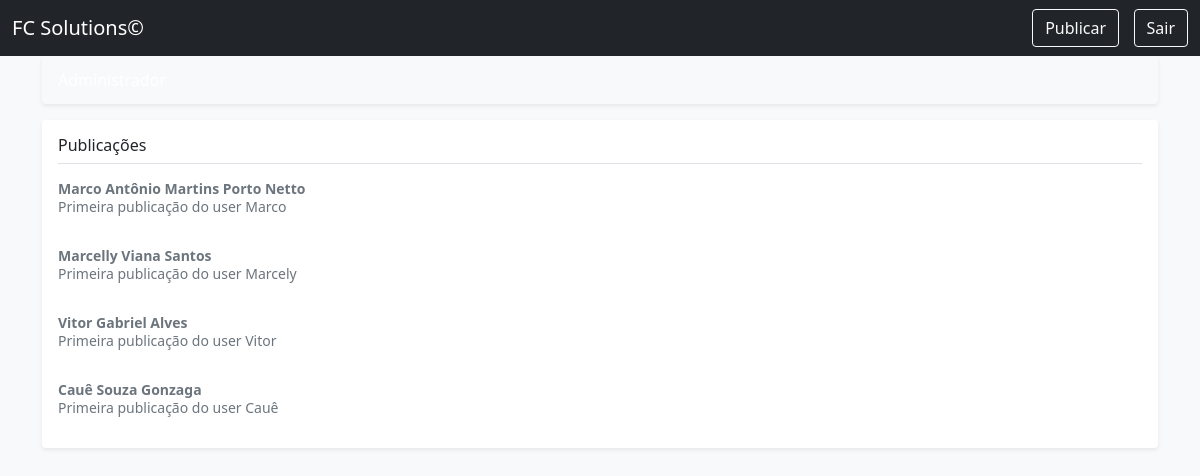
Page /inicio/ (signed in) on the committed database.
### microblog/models.py (models this page shows, shortened)
class Pessoa(models.Model):
    usuario = models.OneToOneField(User, on_delete=models.CASCADE, verbose_name='Usuário', unique=True)
    nome = models.CharField(max_length=150)
    seguindo = models.ManyToManyField(User, blank=True, related_name='seguindo') #releted_name é pra n usar _set.all
    def get_seguidores(self):
        return self.seguindo.all()
    def __str__(self):
        return self.nome
    '''def arroba(self):
        return self.usuario.get_username()'''

class Post(models.Model):
    autor = models.ForeignKey(Pessoa, on_delete=models.CASCADE, verbose_name="Autor")
    conteudo = models.CharField(max_length=200)
    data = models.DateTimeField(auto_now_add=True)
    class Meta:
        ordering = ("-data",)

### microblog/views.py (the view)
# urls.py: path('inicio/', pagina_inicial, name="index"),
def pagina_inicial(request): #Mostra o perfil do usuário logado
    usuario = request.user
    seguidores = []
    if usuario.is_authenticated:
        usuario = Pessoa.objects.get(usuario = request.user)
        for s in usuario.get_seguidores():
            seguidor = Pessoa.objects.get(usuario = s)
            if seguidor != usuario:
                seguidores.append(seguidor)
    return render(request, 'microblog/pagina_inicial.html', {'usuario' : usuario, 'lista_seguidores' : seguidores})

### microblog/templates/microblog/pagina_inicial.html (shortened to what this page needs)
<!DOCTYPE html>
<html lang="pt-br">
  <head>
    <link
      href="https://cdn.jsdelivr.net/npm/bootstrap@5.1.3/dist/css/bootstrap.min.css"
      rel="stylesheet"
    />
    <link
      href="https://getbootstrap.com/docs/5.1/examples/offcanvas-navbar/offcanvas.css"
      rel="stylesheet"
    />
  </head>
  <body class="bg-light">
    {% if user.is_authenticated %}
    <nav
      class="navbar navbar-expand-lg fixed-top navbar-dark bg-dark"
      aria-label="Main navigation"
    >
      <div class="container-fluid">
        <a class="navbar-brand" href="http://localhost:8000/inicio"
          >FC Solutions©</a
        >
        <a href="http://localhost:8000/post"
          ><button
            class="btn btn-outline-light"
            type="submit"
            style="margin-inline: 0.9em"
          >
            Publicar
          </button>
        </a>
        <a href="http://localhost:8000/conta/logout"
          ><button class="btn btn-outline-light" type="submit">Sair</button>
        </a>
      </div>
    </nav>
    <div class="nav-scroller bg-body shadow-sm">
      <nav class="nav nav-underline" aria-label="Secondary navigation">
        <a
          class="nav-link active"
          aria-current="page"
          href="http://localhost:8000/inicio"
          >Página Inicial</a
        >
        <a class="nav-link" href="http://localhost:8000/">Perfil</a>
      </nav>
    </div>
    <main class="container">
      <div
        class="d-flex align-items-center p-3 my-3 text-white bg-purple rounded shadow-sm"
      >
        <div class="lh-1">
          <h1 class="h6 mb-0 text-white lh-1">{{ usuario.nome }}</h1>
        </div>
      </div>
      <div class="my-3 p-3 bg-body rounded shadow-sm">
        <h6 class="border-bottom pb-2 mb-0">Publicações</h6>
        {% for s in lista_seguidores %} {% for p in s.post_set.all %}
        <div class="d-flex text-muted pt-3">
          <p class="pb-3 mb-0 small lh-sm">
            <strong class="d-block text-gray-dark"> {{ s }} </strong>
            {{ p.conteudo }}
          </p>
        </div>
        {% endfor %} {% endfor %}
      </div>
    </main>
    {% endif %}
  </body>
</html>

### rows in the picture
Pessoa: nome "Marco Antônio Martins Porto Netto"
Post: conteudo "Primeira publicação do user Marco"
Pessoa: nome "Marcelly Viana Santos"
Post: conteudo "Primeira publicação do user Marcely"
Pessoa: nome "Vitor Gabriel Alves"
Post: conteudo "Primeira publicação do user Vitor"
Pessoa: nome "Cauê Souza Gonzaga"
Post: conteudo "Primeira publicação do user Cauê"
